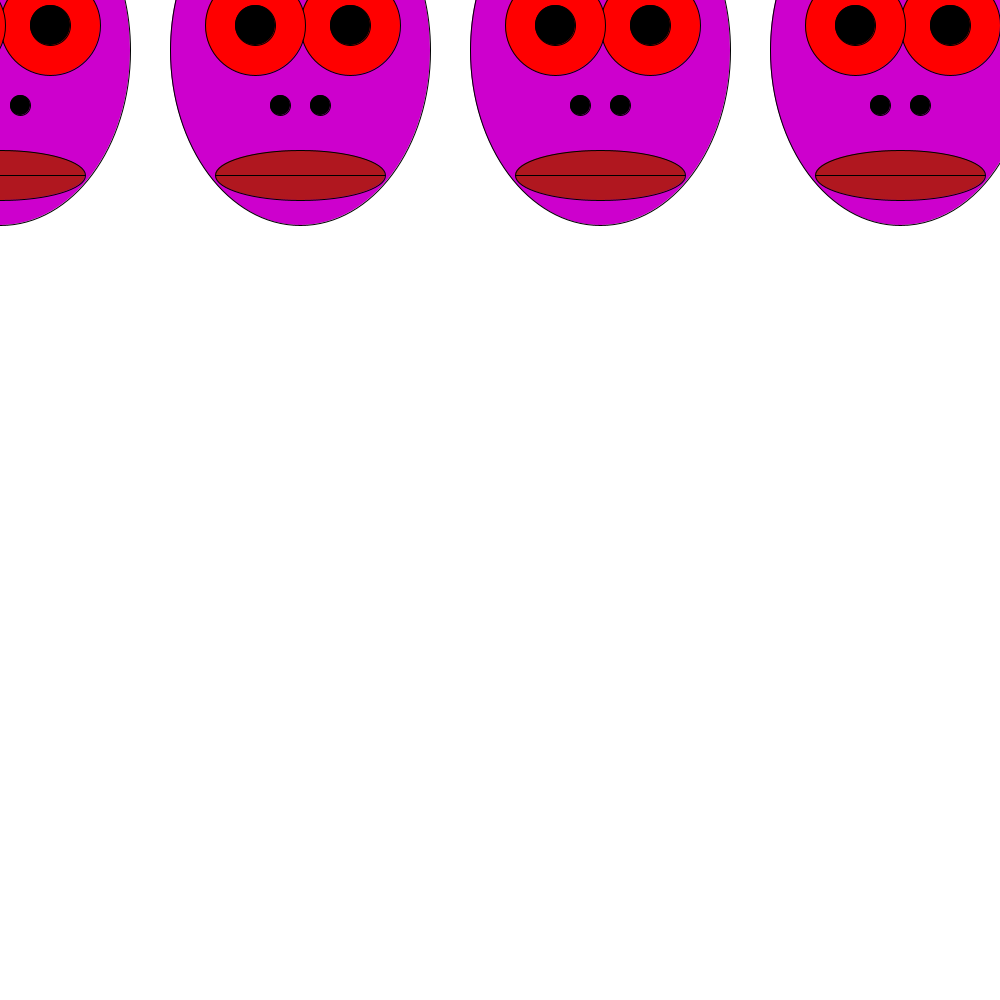
Frame 1 (no input)
Frame 60 (the mouse pressed at the canvas centre just before this capture): identical to frame 1, image omitted
Frame 120 (the mouse held since frame 60 and released just before this capture): identical to frame 1, image omitted

The Processing sketch that drew this single still picture (run headless with seeded random() and noise(); from frame 60 on, the mouse is pressed at the canvas centre):

// Processing sketch: processing_132125
// ── processing_132125.pde

boolean kleur;
 int x;
 int y;
 int spatie = 300;
 int stop = 1000;
 
void setup () {
size(1000,1000);

}
void draw () {
background(255,255,255);


 for (int i=0; i<stop; i=i+spatie) { 
DrawMonster (i,50);
 
 } 
}





void DrawMonster (int monsterX, int monsterY) { 
 
    
//hoofd
if (kleur == false) {fill (205,0,205);}
if (kleur == true ) {fill (139,69,19);}
ellipse(monsterX,monsterY,260,350);
 
//rechteroog
fill (255,0,0);
ellipse(monsterX+50,monsterY-25,100,100);
//linkeroog
ellipse(monsterX-45,monsterY-25,100,100);
 
//rechter pupil
fill(0,0,0);
ellipse(monsterX+50,monsterY-25,40,40);
//linker pupil
ellipse(monsterX-45,monsterY-25,40,40);
//unibrown
rect(monsterX-100,monsterY-75,200,20);
//linker neusgat
ellipse(monsterX-20,monsterY+55,20,20);
//rechter neusgat
ellipse(monsterX+20,monsterY+55,20,20);
//mond
fill(176,23,31);
ellipse(monsterX,monsterY+125,170,50);
fill (0,0,0);
line(monsterX-85,monsterY+125,monsterX+85,monsterY+125);


}
